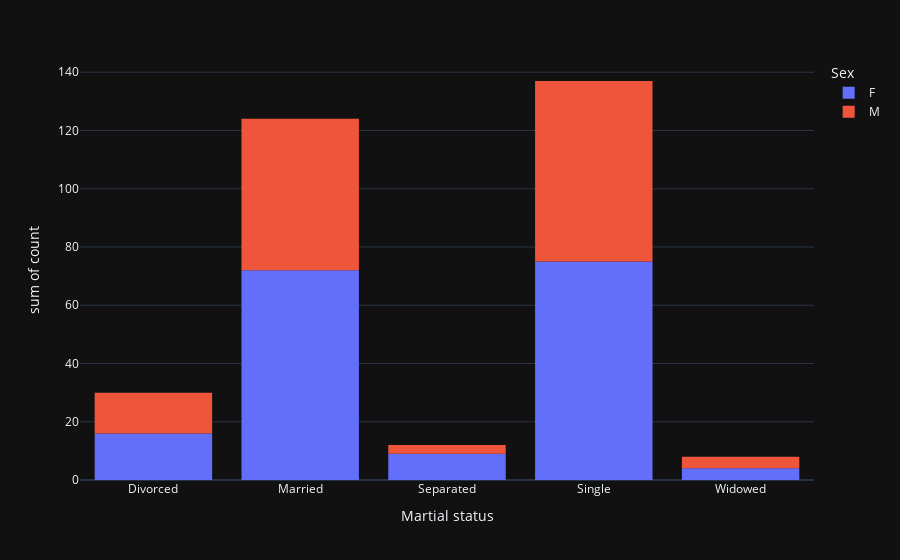

Write notebook code for a chart like this one.
### Code cell
px.histogram(filter_df,x='Martial status',y='count',template='plotly_dark',color='Sex',hover_name='Sex')

### Figure 1 — Plotly figure (JSON) as saved in the notebook; plotly's stock layout.template omitted (floating-point values rounded to 4 significant figures)
{"data": [{"alignmentgroup": "True", "bingroup": "x", "histfunc": "sum", "hovertemplate": "Sex=F<br>Martial status=%{x}<br>sum of count=%{y}<extra></extra>", "legendgroup": "F", "marker": {"color": "#636efa", "pattern": {"shape": ""}}, "name": "F", "offsetgroup": "F", "orientation": "v", "showlegend": true, "type": "histogram", "x": ["Divorced", "Married", "Separated", "Single", "Widowed"], "xaxis": "x", "y": [16, 72, 9, 75, 4], "yaxis": "y"}, {"alignmentgroup": "True", "bingroup": "x", "histfunc": "sum", "hovertemplate": "Sex=M <br>Martial status=%{x}<br>sum of count=%{y}<extra></extra>", "legendgroup": "M ", "marker": {"color": "#EF553B", "pattern": {"shape": ""}}, "name": "M ", "offsetgroup": "M ", "orientation": "v", "showlegend": true, "type": "histogram", "x": ["Divorced", "Married", "Separated", "Single", "Widowed"], "xaxis": "x", "y": [14, 52, 3, 62, 4], "yaxis": "y"}], "layout": {"barmode": "relative", "legend": {"title": {"text": "Sex"}, "tracegroupgap": 0}, "margin": {"t": 60}, "xaxis": {"anchor": "y", "domain": [0, 1], "title": {"text": "Martial status"}}, "yaxis": {"anchor": "x", "domain": [0, 1], "title": {"text": "sum of count"}}}}
